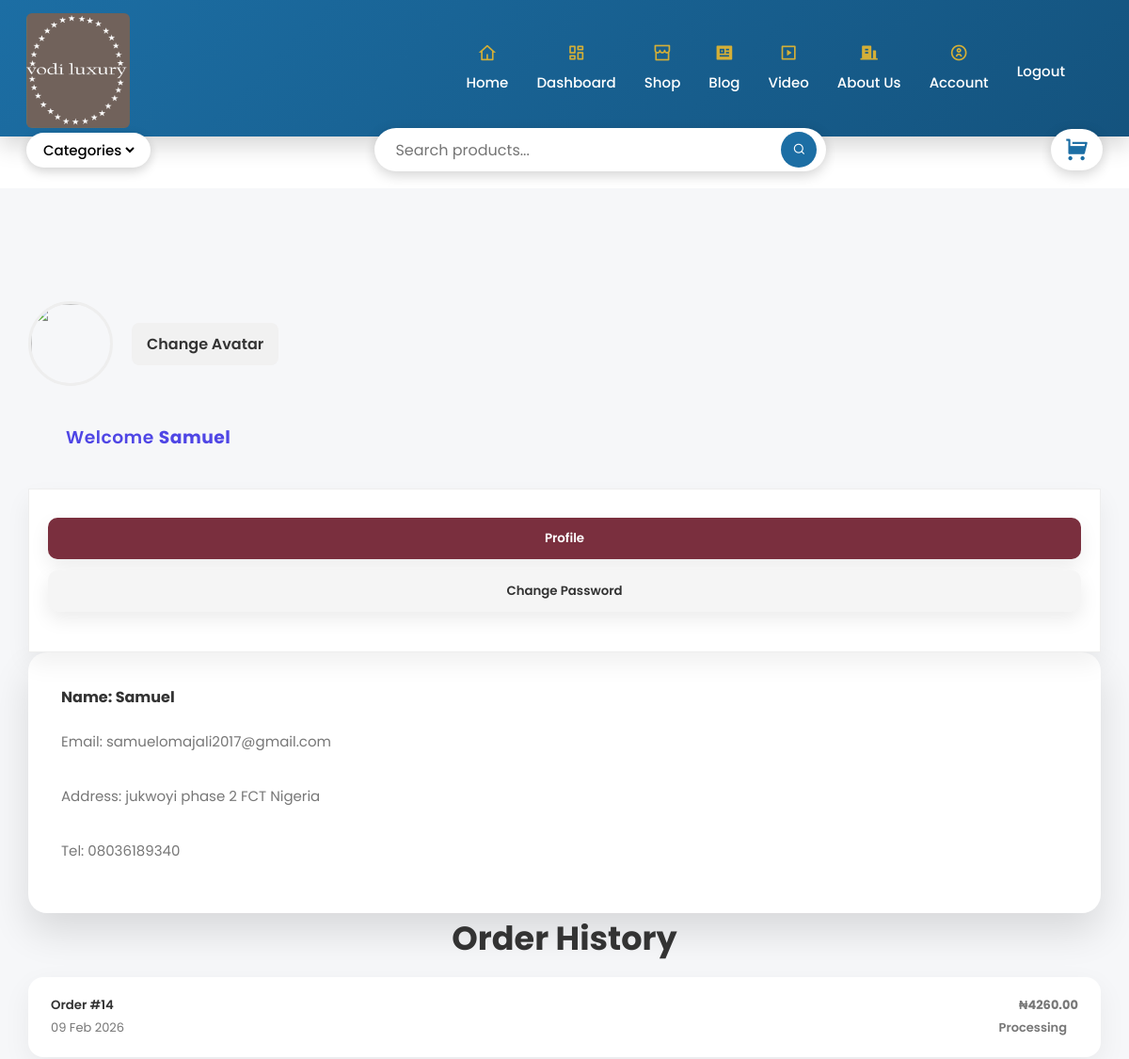
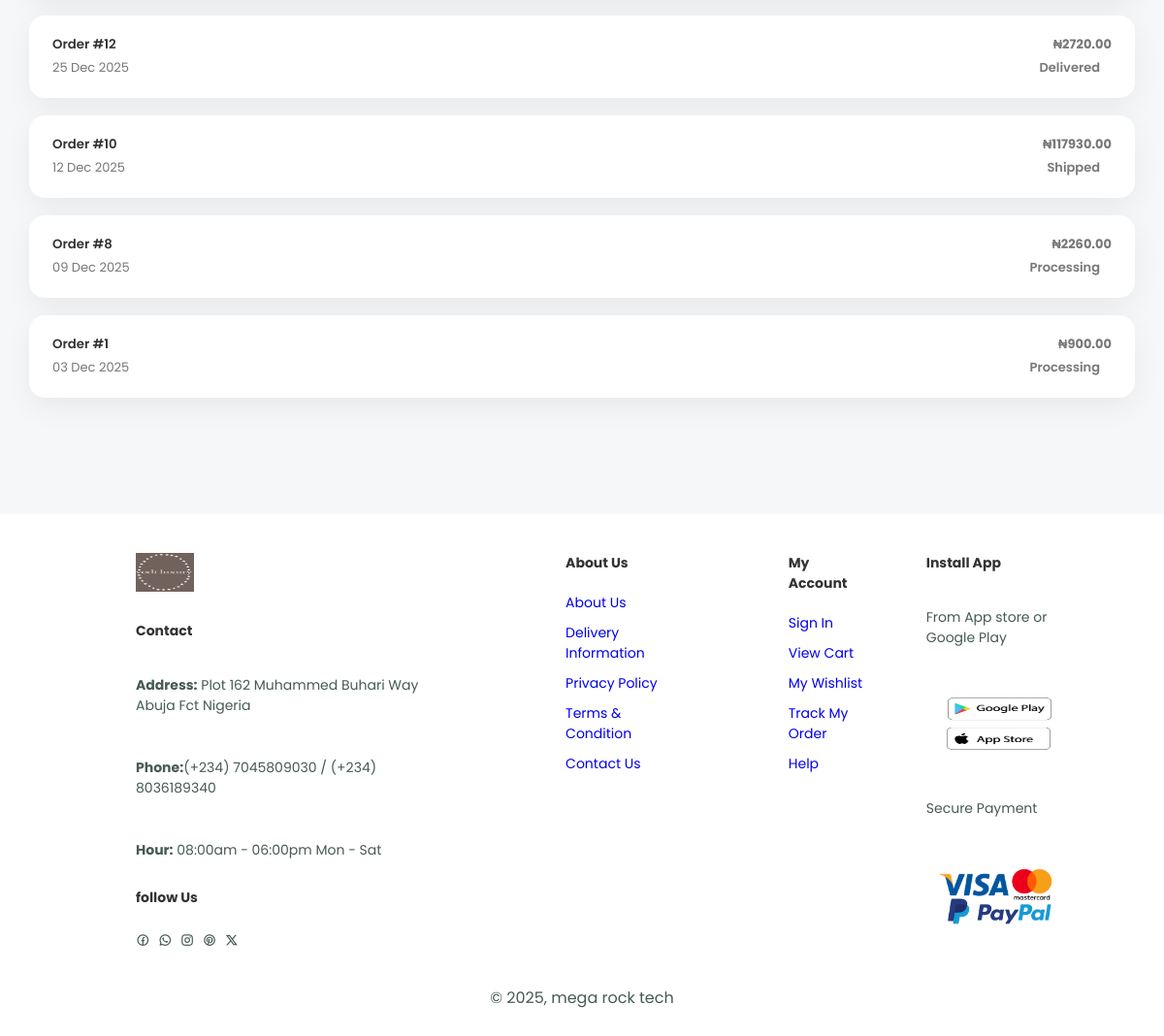
Screenshot of /profile/1 (signed in) with the database file from the repository (2 pictures, top to bottom).
### model.py (models this page shows, shortened)
class User(db.Model, UserMixin):
    id = db.Column(db.Integer, primary_key=True)
    username = db.Column(db.String(250), nullable=False)
    email = db.Column(db.String(250), unique=True)
    password_hash = db.Column(db.String(250), nullable=False)
    phone = db.Column(db.String(20))
    address = db.Column(db.String(255))
    country = db.Column(db.String(25))
    state = db.Column(db.String(25))
    note = db.Column(db.String(255))
    date_joined = db.Column(db.DateTime, default=datetime.now)
    cart_items = db.relationship('Cart', backref=db.backref('user', lazy=True))
    order_items = db.relationship('OrderItem', backref=db.backref('user', lazy=True))
    orders = db.relationship('Order', backref=db.backref('user', lazy=True))
    blogs = db.relationship('BlogPost', backref=db.backref('user', lazy=True))
    videos = db.relationship('Video', backref='user', lazy=True, cascade="all, delete-orphan")
    @property
    def password(self):
        raise AttributeError('password is not a readable attribute')

class Order(db.Model):
    id = db.Column(db.Integer, primary_key=True)
    user_id = db.Column(db.Integer, db.ForeignKey('user.id'))
    total_amount = db.Column(db.Float)
    payment_provider = db.Column(db.String(50))
    payment_reference = db.Column(db.String(255))
    payment_status = db.Column(db.String(50), default='pending')  # pending, paid, failed
    order_status = db.Column(db.String(50), default='processing')  # processing, shipped, delivered, cancelled
    date_created = db.Column(db.DateTime, default=datetime.now)
    items = db.relationship('OrderItem', backref='order', lazy=True)

### main.py (the view)
@app.route('/profile/<int:user_id>')
def profile(user_id):
    user = User.query.get_or_404(user_id)
    orders = Order.query.filter_by(user_id=current_user.id).order_by(Order.id.desc()).all()
    return render_template("profile.html", user=user, orders=orders)

### main.py (called while the page is built)
@login_manager.user_loader
def load_user(user_id):
    return db.get_or_404(User, user_id)

@app.context_processor
def utility_processor():
    def whatsapp_link(video):
        full_url = request.url_root[:-1] + url_for('view_video', video_id=video.id)
        text = f"Hello, I like this outfit, can you make it for me?: {video.title} ({full_url})"
        return f"{video.contact_url}?text={text}"
    return dict(whatsapp_link=whatsapp_link)

### templates/profile.html (shortened to what this page needs)
{% block content %}
{% include "header.html" %}
    <section id="user-banner" class="section-p1">
    <div class="container">
        <div class="avatar-box">
            <img src="{{ user.avatar or '/static/img/default-avatar.png' }}" class="avatar-img">
            <label class="avatar-upload">
                Change Avatar
            </label>
        </div>
        <h3 class="user-name">
            Welcome <span>{{ user.username }}</span>
        </h3>
        <div class="row profile-wrapper">
            <div class="col-sm-3 profile-sidebar">
                <ul class="profile-menu">
                    <li>
                        <a href="#">
                            <button class="profile-btn active">Profile</button>
                        </a>
                    </li>
                    <li>
                        <a href="/change-password/{{ user.id }}">
                            <button class="profile-btn">Change Password</button>
                        </a>
                    </li>
                </ul>
            </div>
            <div class="col-sm-6 profile-content">
                <div class="profile-card">
                    <h4>Name: {{ user.username }}</h4>
                    <p>Email: {{ user.email }}</p>
                    <p>Address: {{ user.address }} {{ user.state }} {{ user.country }}</p>
                    <p>Tel: {{ user.phone }}</p>
                </div>
            </div>
            <h4 class="section-title">Order History</h4>
            {% if orders %}
                {% for order in orders %}
                    <div class="order-card">
                        <div>
                            <h5>Order #{{ order.id }}</h5>
                            <span>{{ order.date_created.strftime('%d %b %Y') }}</span>
                        </div>
                        <div class="order-meta">
                            <span class="order-total">₦{{ "%.2f"|format(order.total_amount) }}</span>
                            <span class="order-status {{ order.status }}">
                                {{ order.order_status|capitalize }}
                            </span>
                        </div>
                    </div>
                {% endfor %}
            {% else %}
                <p class="empty-state">No orders yet.</p>
            {% endif %}
        </div>
    </div>
</section>
     {% include "footer.html" %} {% endblock %}

### static/css/style.css (style rules this page uses)
* { margin: 0; padding: 0; box-sizing: border-box; font-family: 'poppins', sans-serif; }
body { width: 100%; color: #333; }
p { font-size: 16px; color: #465b52; padding: 15px 0 20px 0; }
.section-p1 { padding: 40px 80px; }
:root { --primary: #1C6EA4; --primary-dark: #14537e; --accent: #d4af37; --white: #ffffff; --soft-shadow: rgba(0, 0, 0, 0.18); }
.section-title { font-size: 35px; text-align: center; margin-bottom: 15px; }
#user-banner { background: #f6f7f9; min-height: 100vh; padding: 80px 0; margin-top: 200px; }
.user-name { color: #4f46e5; font-weight: 600; letter-spacing: 0.5px; margin: 40px; }
.user-name span { text-transform: capitalize; font-weight: 700; }
.profile-wrapper { margin-top: 40px; }
.profile-sidebar { background: #ffffff; border: 1px solid #eee; box-shadow: 0 12px 25px rgba(0,0,0,0.06); padding: 30px 20px; backdrop-filter: blur(8px); }
.profile-btn { width: 100%; padding: 12px 18px; border-radius: 10px; border: none; background: #f5f5f5; color: #333; font-weight: 600; margin-bottom: 12px; transition: all 0.3s ease; box-shadow: 0 8px 20px rgba(0,0,0,0.08); }
.profile-btn.active, .profile-btn:hover { background: #7a2f3e; color: #fff; }
.profile-content { margin-left: auto; }
.profile-card { background: #fff; border-radius: 20px; padding: 35px; box-shadow: 0 20px 40px rgba(0,0,0,0.12); }
.profile-card h4 { font-weight: 700; margin-bottom: 8px; color: #333; }
.profile-card p { color: #777; font-size: 15px; }
.row ul li { list-style: none; }
.avatar-box { display: flex; align-items: center; gap: 20px; margin-bottom: 30px; }
.avatar-img { width: 90px; height: 90px; border-radius: 50%; object-fit: cover; border: 3px solid #eee; }
.avatar-upload { padding: 10px 16px; border-radius: 8px; background: #f1f1f1; font-weight: 600; cursor: pointer; transition: 0.3s; }
.order-card { background: #fff; border-radius: 16px; padding: 20px 24px; margin-bottom: 18px; display: flex; justify-content: space-between; align-items: center; box-shadow: 0 10px 30px rgba(0,0,0,0.06); }
.order-card h5 { margin: 0; font-weight: 600; }
.order-card span { font-size: 13px; color: #777; }
.order-meta { text-align: right; }
.order-total { font-weight: 700; display: block; }
.order-status { padding: 6px 12px; border-radius: 20px; font-size: 12px; font-weight: 600; }
.container { width: 95%; max-width: 1200px; margin: 40px auto; }

### rows the page displays
User: username "Samuel", email "samuelomajali2017@gmail.com", address "jukwoyi phase 2", state "FCT", country "Nigeria", phone "08036189340"
Order: id "14", date_created "09 Feb 2026", total_amount "4260.00", order_status "Processing"
Order: id "12", date_created "25 Dec 2025", total_amount "2720.00", order_status "Delivered"
Order: id "10", date_created "12 Dec 2025", total_amount "117930.00", order_status "Shipped"
Order: id "8", date_created "09 Dec 2025", total_amount "2260.00", order_status "Processing"
Order: id "1", date_created "03 Dec 2025", total_amount "900.00", order_status "Processing"
